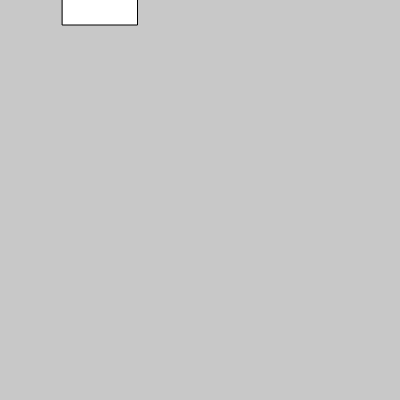
Frame 1 (no input)
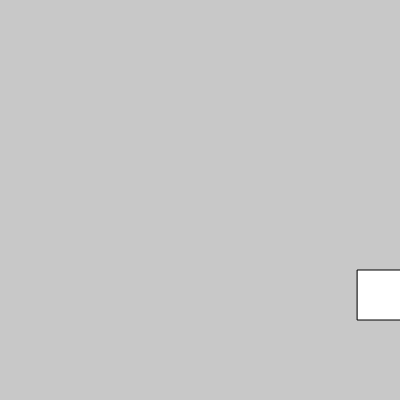
Frame 60 (no input)
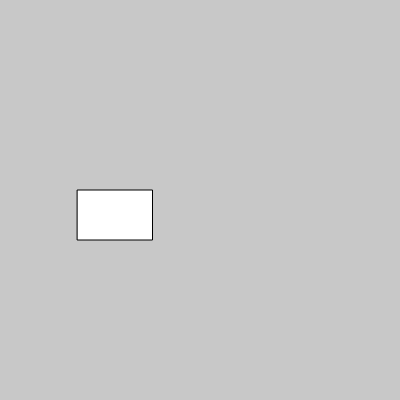
Frame 120 (the mouse pressed at the canvas centre since frame 60)

The p5.js sketch that drew these frames (run headless with seeded random() and noise() and a simulated clock; from frame 60 on, the mouse is pressed at the canvas centre):

// p5.js sketch
// ── sketch.js
let x = 100
let y = 0
let speedX = 5
let speedY = 5

function setup() {
  createCanvas(400, 400);
}

function draw() {
  background(200);
  rectMode(CENTER)
  rect(x, y, 75, 50)
  
  x = x + speedX
  y = y + speedY
  
  if (x > 400 || x < 0) {
    speedX = speedX * -1
  }
  if (y > 400 || y < 0) {
    speedY = speedY * -1    
  }
  
// //button
//   circleMode(CENTER)
//   circle(200, 200, 40)
//   if (mouseX > 220 && mouseX < 240 && mouseY > 220 && mouseY < 240) {
//     if (mouseIsPressed) {
//       background(0, 255, 0)
//     }
//     fill(255, 0, 0)
//   }
    
  
  // if (x > 400) {
  //   speed = -5
  //   print("HIT!!!!")
  // }
  // if (y > 400) {
  //   speed = -5
  //   print("HIT!!!!")
  // }
  // if (x < 0) {
  //   speed = 5
  //   print("HIT!!!!")
  // }
  // if (y < 0) {
  //   speed = 5
  //   print("HIT!!!!")
  // }
  
  
//MY OWN ATTEMPT
  // if (x == 200) {
  //   x = x - 1
  // } else {
  //   x = x + 1
  // }
  // if (y == 200) {
  //   y = y - 1
  // }
  // else {
  //   y = y + 1
  // }
  
  //looks like it hits the 200, 200 point then shivers inbetween 
  //x&y = 200 and x&y = 200-1
  
  
//   x = x + 1
//   y = y + 1
  
//   if (x == 400) {
//     x = x - 1
//   }
//   if (y == 400) {
//     y = y - 1
//   }
  
  
  
}
